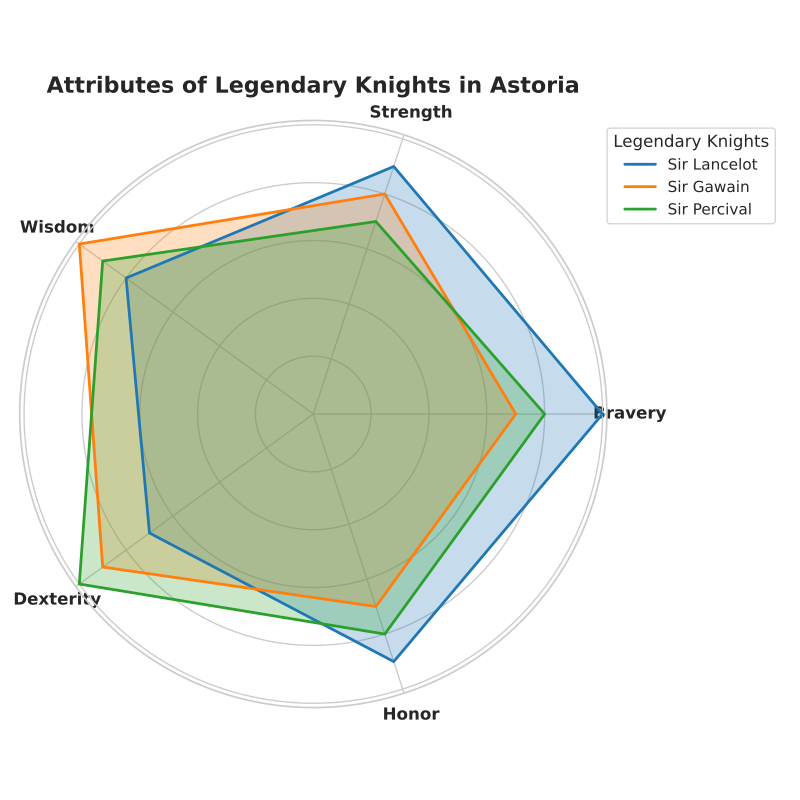

Write Python code to recreate this figure.
import matplotlib.pyplot as plt
import numpy as np

attributes = ['Bravery', 'Strength', 'Wisdom', 'Dexterity', 'Honor']
n_attributes = len(attributes)

lancelot = [10, 9, 8, 7, 9]
gawain = [7, 8, 10, 9, 7]
percival = [8, 7, 9, 10, 8]

lancelot += lancelot[:1]
gawain += gawain[:1]
percival += percival[:1]

angles = np.linspace(0, 2 * np.pi, n_attributes, endpoint=False).tolist()
angles += angles[:1]

fig, ax = plt.subplots(figsize=(8, 8), subplot_kw=dict(polar=True))

plt.xticks(angles[:-1], attributes, fontsize=12, fontweight='bold')

colors = ['#1f77b4', '#ff7f0e', '#2ca02c']
knight_names = ['Sir Lancelot', 'Sir Gawain', 'Sir Percival']
knight_data = [lancelot, gawain, percival]

for idx, knight in enumerate(knight_data):
    ax.plot(angles, knight, color=colors[idx], linewidth=2, linestyle='solid', label=knight_names[idx])
    ax.fill(angles, knight, color=colors[idx], alpha=0.25)

ax.set_yticklabels([])

plt.legend(loc='upper right', bbox_to_anchor=(1.3, 1), title='Legendary Knights')

plt.title('Attributes of Legendary Knights in Astoria', size=16, fontweight='bold', pad=20)

plt.tight_layout()

plt.show()
